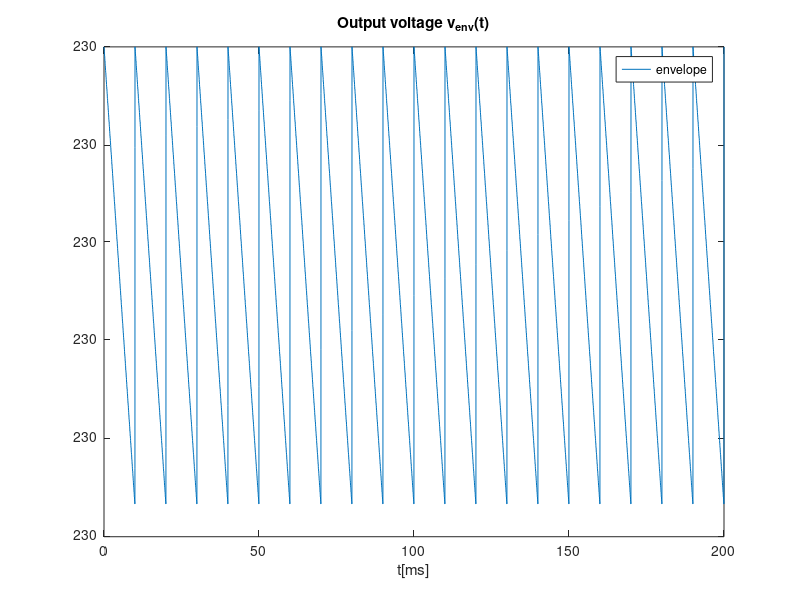
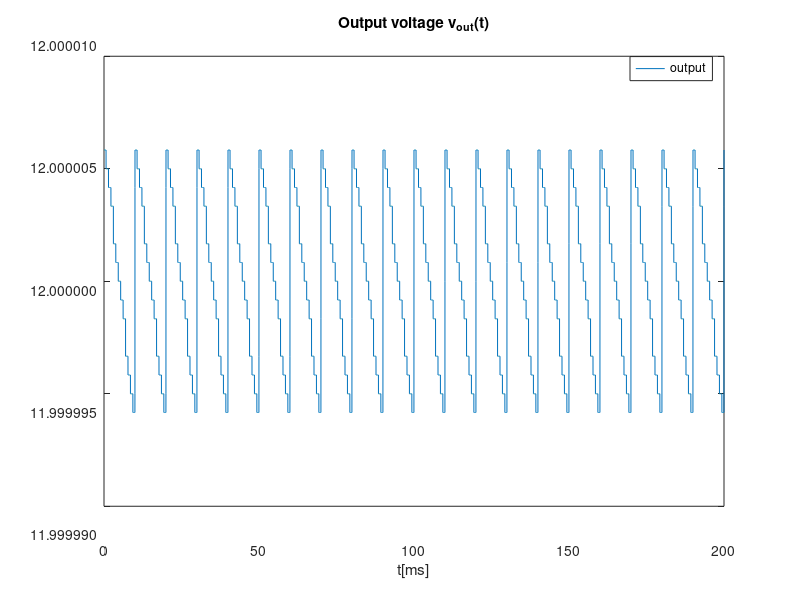
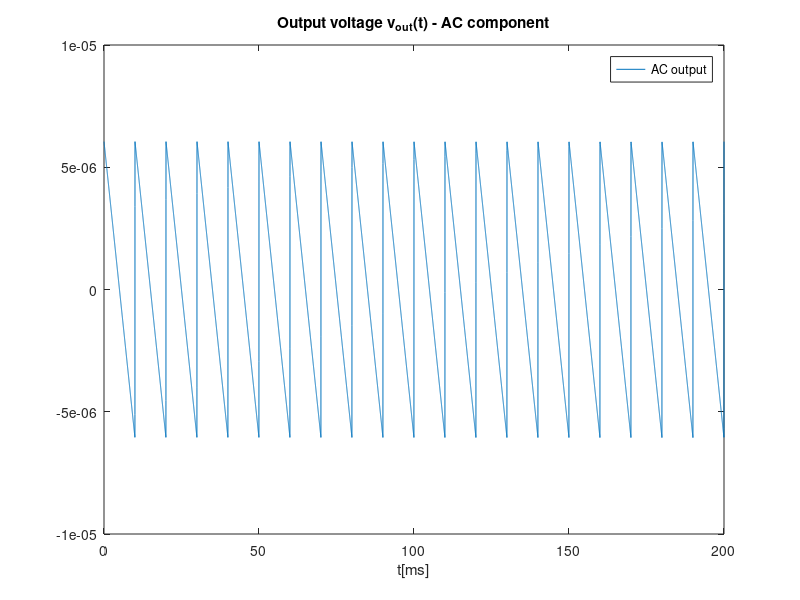

MATLAB code for these plots, in order:
close all
clear all

f = 50;
A = 230;
R1 = 700*10^3;
R2 = 537.84*10^3;
C = 700*10^(-6);
w = 2*pi*f;
n = 19;
VON = 12/19;
miu = 1;
VT = 26*10^(-3);
IS = 10^(-14);

t=linspace(0, 200e-3, 20000);
vS = A*cos(w*t);

tOFF = 1/w * atan(1/w/R1/C);
vOnexp = A*abs(cos(w*tOFF))*exp(-(t-tOFF)/R1/C);

figure
for i=1:length(t)
  if t(i) < tOFF
    v_Env(i) = abs(vS(i));
  elseif vOnexp(i) > abs(vS(i))
    v_Env(i) = vOnexp(i);
  else
    tOFF = tOFF + 1/(2*f);
    vOnexp = A*abs(cos(w*tOFF))*exp(-(t-tOFF)/R1/C);
    v_Env(i) = abs(vS(i));
  endif
endfor

plot(t*1000, v_Env)
title("Output voltage v_{env}(t)")
xlabel ("t[ms]")
legend("envelope")
print ("v_envelope.eps", "-depsc");

rd = miu*VT/(IS*e^(VON/(miu*VT)));

v_env = v_Env - mean(v_Env);

figure
for i=1:length(t)
  v_out(i) = n*VON + v_env(i)*n*rd/(n*rd+R2);
endfor
plot(t*1000, v_out)
yticks = get (gca, "ytick");
ylabels = arrayfun (@(x) sprintf ("%.6f", x), yticks, "uniformoutput", false);
set (gca, "yticklabel", ylabels);
title("Output voltage v_{out}(t)")
xlabel("t[ms]")
legend("output")
print ("v_output.eps", "-depsc");

figure
plot(t*1000, v_out - 12)
title("Output voltage v_{out}(t) - AC component")
xlabel("t[ms]")
legend("AC output")
print ("v_output_ac.eps", "-depsc");

DC_output = mean(v_out)
ripple = max(v_out) - min(v_out)
cost = (R1+R2)*10^(-3)*1 + C*10^(6)*1 + (4+n)*0.1

diary "results_tab.tex"
diary on
printf("$V_{deviation}$ & %f\n", DC_output - 12);
printf("$V_{ripple}$ & %e\n", ripple);
printf("$cost$ & %f\n", cost);
diary off
